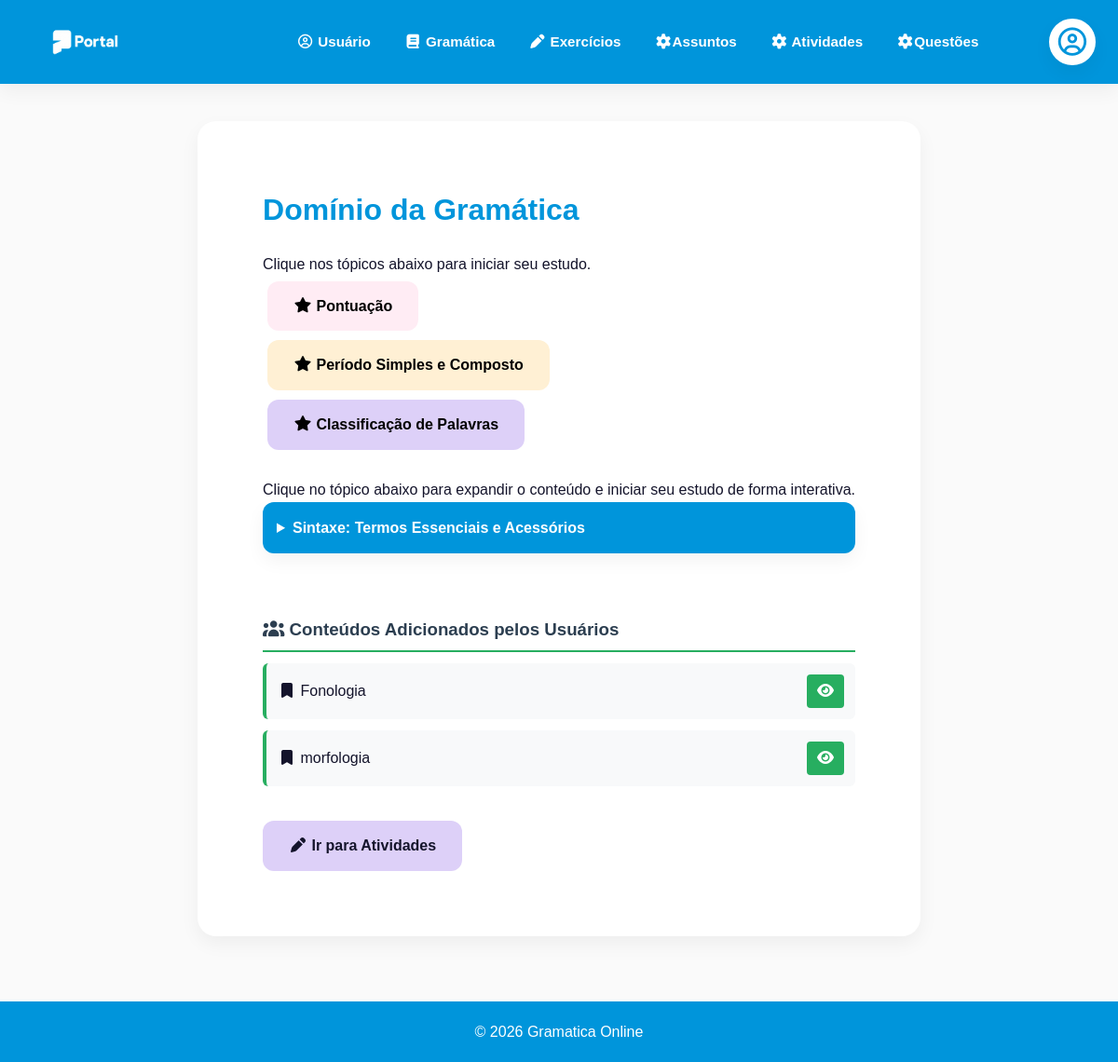
/gramatica, run on an earlier commit of the app's database.
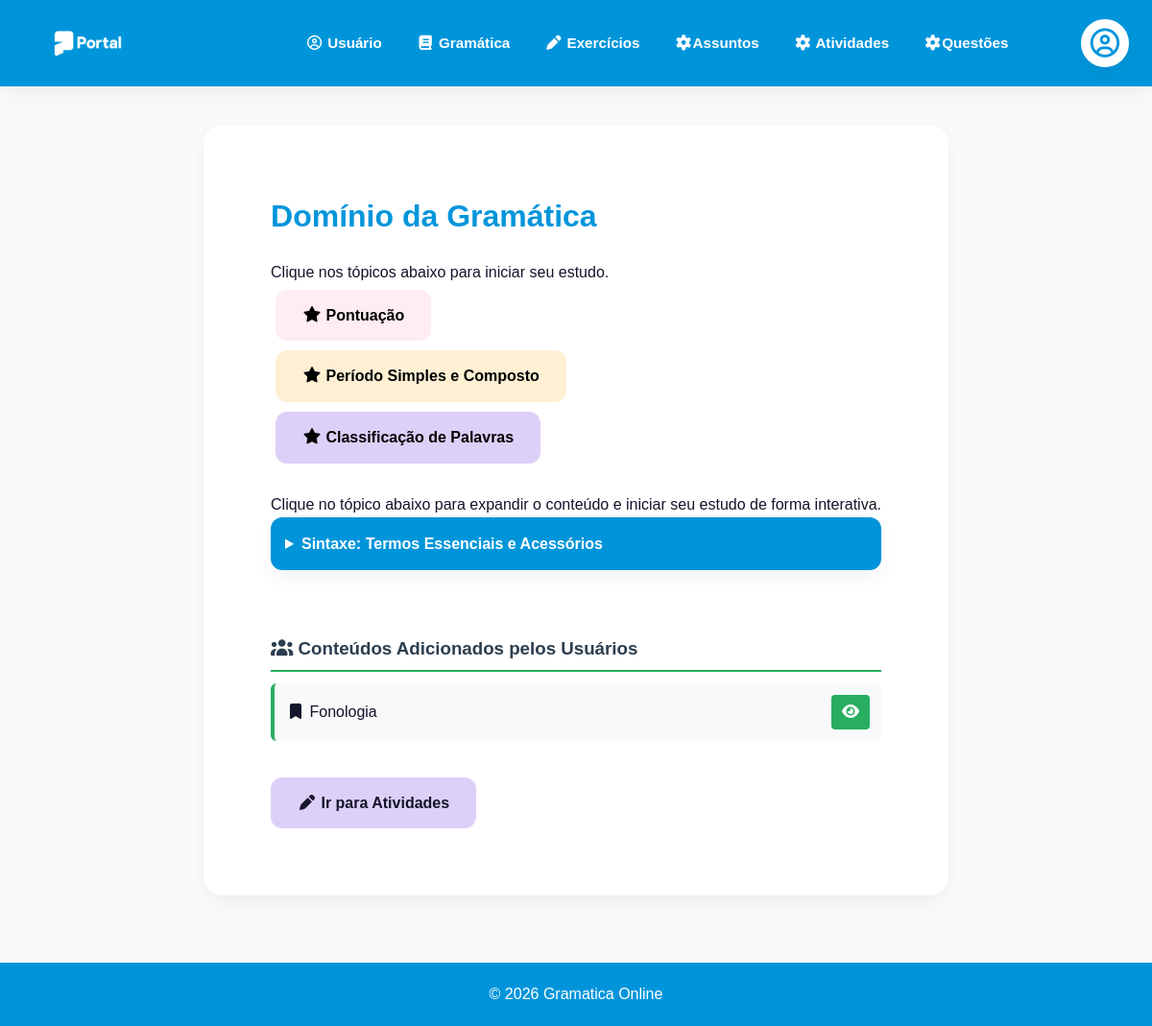
And on a later commit of the database.
### models.py (models this page shows)
class Assunto(db.Model):
    __tablename__ = "assunto"
    id = db.Column(db.Integer, primary_key=True)
    nome = db.Column(db.String(100), nullable=False)
    conteudo = db.Column(db.Text, nullable=True)
    imagem = db.Column(db.String(255), nullable=True)
    arquivo_pdf = db.Column(db.String(255), nullable=True)
    atividades = db.relationship("Atividade", back_populates="assunto", lazy=True)

### app.py (the view)
@app.route("/gramatica")
def gramatica():
    try:
        assuntos = Assunto.query.all()
        return render_template("gramatica.html", assuntos=assuntos)
    except Exception as e:
        print("ERRO GRAMÁTICA:", str(e))  # ✅ Olha aqui no TERMINAL!
        flash("Erro ao carregar assuntos.")
        return render_template("gramatica.html", assuntos=[])

### templates/gramatica.html (shortened to what this page needs)
{% extends "base.html" %}
{% block conteudo %}
<section id="gramatica" class="section">
    <h2>Domínio da Gramática</h2>
    <p>Clique nos tópicos abaixo para iniciar seu estudo.</p>
    <div class="topicos-principais">
        <p>
            <a href="{{ url_for('pontuacao') }}" class="btn btn-detalhe bnt-pontuacao">
                <i class="fa-solid fa-star"></i> Pontuação
            </a>
        </p>
        <p>
            <a href="{{ url_for('periodo_simples_e_composto') }}" class="btn btn-detalhe bnt-periodo_simples">
                <i class="fa-solid fa-star"></i> Período Simples e Composto
            </a>
        </p>
        <p>
            <a href="{{ url_for('classificacao_de_palavras') }}" class="btn btn-detalhe bnt-classificacao_de_palavras">
                <i class="fa-solid fa-star"></i> Classificação de Palavras
            </a>
        </p>
    </div>
    <br>
    <p>
        Clique no tópico abaixo para expandir o conteúdo e iniciar seu estudo de forma interativa.
    </p>
    <div class="topicos-gramatica">
        <details>
            <summary>Sintaxe: Termos Essenciais e Acessórios</summary>
        </details>
    </div>
    <br><br>
    <h3 style="color: #2c3e50; border-bottom: 2px solid #27ae60; padding-bottom: 8px;">
        <i class="fa-solid fa-users"></i> Conteúdos Adicionados pelos Usuários
    </h3>
    <div class="topicos-principais">
        {% if assuntos %}
            {% for assunto in assuntos %}
            <div style="margin: 12px 0; padding: 12px; background: #f8f9fa; border-radius: 6px; border-left: 4px solid #27ae60;">
                <p style="margin: 0; display: flex; justify-content: space-between; align-items: center; flex-wrap: wrap; gap: 8px;">
                    <span><i class="fa-solid fa-bookmark"></i> {{ assunto.nome }}</span>
                    <span>
                        <a href="{{ url_for('ver_assunto', id=assunto.id) }}" class="btn" style="background: #27ae60; color: white; padding: 5px 10px; border-radius: 4px; text-decoration: none;">
                            <i class="fa-solid fa-eye"></i>
                        </a>
                    </span>
                </p>
            </div>
            {% endfor %}
        {% else %}
            <p style="color: #6c757d; font-style: italic; text-align: center; padding: 15px;">
                Nenhum conteúdo adicionado ainda. Clique em "Adicionar Assunto" para começar!
            </p>
        {% endif %}
    </div>
    <br>
    <a href="{{ url_for('atividades') }}" class="btn btn-gramatica"><i class="fa-solid fa-pen"></i> Ir para Atividades</a>
</section>
{% endblock %}

### templates/base.html (shortened to what this page needs)
<!DOCTYPE html>
<html lang="pt-BR">
<head>
    <link rel="stylesheet" href="{{ url_for('static', filename='css/style.css', v=4) }}">
    <link rel="stylesheet" href="https://cdnjs.cloudflare.com/ajax/libs/font-awesome/7.0.1/css/all.min.css">
</head>
<body>
    <header class="cabecalho-usuario">
        <img src="{{ url_for('static', filename='img/file_00000000745471f5b81bd5df81c66141-removebg-preview.png') }}" alt="Logo" class="avatar-esquerda">
        {% set usuario_logado = session.get("usuario_suap") %}
        <div class="header-auth-area">
            <details class="user-menu">
                <summary aria-label="Abrir menu do usuário">
                    {% if usuario_logado and usuario_logado.foto %}
                        <img src="{{ usuario_logado.foto }}" alt="Foto do usuário" class="user-photo">
                    {% else %}
                        <span class="user-photo user-photo-placeholder">
                            <i class="fa-regular fa-circle-user"></i>
                        </span>
                    {% endif %}
                </summary>
            </details>
        </div>
        <nav>
            <ul>
                <li><a href="{{ url_for('usuario') }}"><i class="fa-regular fa-circle-user"></i> Usuário</a></li>
                <li><a href="{{ url_for('gramatica') }}"><i class="fa-solid fa-book"></i> Gramática</a></li>
                <li><a href="{{ url_for('atividades') }}"><i class="fa-solid fa-pen"></i> Exercícios</a></li>
                    <li><a href="{{ url_for('listar_assuntos') }}"><i class="fa-solid fa-cog"></i>Assuntos</a></li>
                    <li><a href="{{ url_for('listar_atividades') }}"><i class="fa-solid fa-cog"></i> Atividades</a></li>
                    <li><a href="{{ url_for('listar_questoes') }}"><i class="fa-solid fa-cog"></i>Questões</a></li>
            </ul>
        </nav>
    </header>
    <main class="conteudo-usuario">
        {% block conteudo %}
        {% endblock %}
    </main>
    <footer>
        <div class="footer-content">
            <p>&copy; 2026 Gramatica Online</p>
        </div>
    </footer>
</body>
</html>

### static/css/style.css (style rules this page uses)
:root { --primary-blue: #0095DB; --secondary-blue: #D5F7FF; --primary-pink: #FFAFCC; --secondary-pink: #FFECF4; --mint-green: #DFFCF4; --success-green: #00966D; --soft-purple: #DDD0F8; --soft-yellow: #FFF0D4; --bg-light: #FAFAFA; --gray-light: #EDEDED; --gray-medium: #D6D8E7; --text-dark: #14142B; --shadow-soft: 0 8px 20px rgba(0, 0, 0, 0.05); }
* { margin: 0; padding: 0; box-sizing: border-box; }
body { font-family: 'Poppins', 'Nunito', sans-serif; background-color: var(--bg-light); color: var(--text-dark); line-height: 1.6; min-height: 100vh; display: flex; flex-direction: column; }
main { flex: 1; }
header { background: var(--primary-blue); color: white; padding: 20px; text-align: center; position: sticky; top: 0; z-index: 1000; box-shadow: var(--shadow-soft); }
.cabecalho-usuario { background: var(--primary-blue); color: white; padding: 15px 24px; position: relative; display: flex; align-items: center; min-height: 90px; }
.avatar-esquerda { height: 60px; width: auto; position: static; flex-shrink: 0; margin-right: 30px; }
.cabecalho-usuario nav { flex: 1; display: flex; justify-content: center; }
.cabecalho-usuario nav ul { list-style: none; display: flex; justify-content: center; gap: 12px; margin: 0; padding: 0; flex-wrap: wrap; }
.cabecalho-usuario nav a { color: white; text-decoration: none; font-weight: 600; padding: 8px 12px; border-radius: 8px; transition: 0.3s; font-size: 0.95rem; }
.header-auth-area { position: absolute; right: 24px; top: 50%; transform: translateY(-50%); z-index: 2; }
.user-photo { width: 50px; height: 50px; border: 3px solid white; border-radius: 50%; object-fit: cover; background: white; box-shadow: var(--shadow-soft); }
.user-photo-placeholder { display: inline-flex; align-items: center; justify-content: center; color: var(--primary-blue); font-size: 1.9rem; }
.user-menu { position: relative; margin: 0; overflow: visible; background: transparent; box-shadow: none; }
.user-menu summary { display: block; padding: 0; border-radius: 50%; background: transparent; color: inherit; cursor: pointer; list-style: none; }
nav ul { list-style: none; display: flex; justify-content: center; gap: 20px; margin-top: 10px; }
nav a { color: white; text-decoration: none; font-weight: 600; padding: 8px 14px; border-radius: 8px; transition: 0.3s; }
.section { background: white; border-radius: 20px; padding: 70px; margin-bottom: 30px; box-shadow: var(--shadow-soft); transition: 0.3s; }
h2 { color: var(--primary-blue); margin-bottom: 20px; font-size: 2rem; }
h3 { color: var(--soft-purple); margin-bottom: 10px; }
.btn { display: inline-block; background-color: var(--primary-blue); color: white; padding: 14px 28px; border-radius: 12px; text-decoration: none; font-weight: bold; border: none; cursor: pointer; transition: 0.3s; }
.btn-gramatica { background-color: var(--soft-purple); color: var(--text-dark); }
details { background: white; border-radius: 12px; margin-bottom: 15px; box-shadow: var(--shadow-soft); overflow: hidden; }
summary { padding: 15px; font-weight: 600; cursor: pointer; background: var(--primary-blue); color: white; }
.conteudo-usuario { max-width: 1000px; margin: 40px auto; padding: 0 20px; }
footer { background: var(--primary-blue); color: white; margin-top: auto; padding: 20px 0; }
.footer-content { max-width: 1000px; margin: auto; padding: 0 20px; display: flex; justify-content: center; align-items: center; gap: 30px; text-align: center; flex-wrap: wrap; }
.bnt-pontuacao { background-color: var(--secondary-pink); color: #000; margin: 5px; }
.bnt-periodo_simples { background-color: var(--soft-yellow); color: #000; margin: 5px; }
.bnt-classificacao_de_palavras { background-color: var(--soft-purple); color: #000; margin: 5px; }

What changed in the data, as far as the page shows it:
removed Assunto: nome "morfologia"
